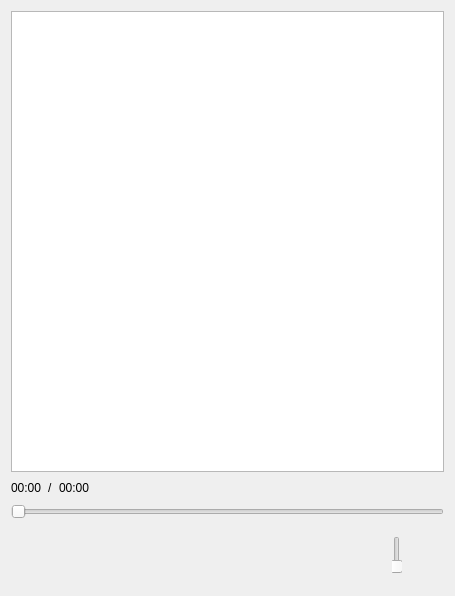
<?xml version="1.0" encoding="UTF-8"?>
<ui version="4.0">
 <class>QtMediaPlayer</class>
 <widget class="QWidget" name="QtMediaPlayer">
  <property name="geometry">
   <rect>
    <x>0</x>
    <y>0</y>
    <width>455</width>
    <height>596</height>
   </rect>
  </property>
  <property name="windowTitle">
   <string>QtMediaPlayer</string>
  </property>
  <property name="styleSheet">
   <string notr="true">QPushButton
{
	min-width:32px;
	max-width:32px;
	min-height:32px;
	max-height:32px;

	border:none;
}

QPushButton:hover
{
	background-color:rgb(160, 160, 160)
}</string>
  </property>
  <layout class="QVBoxLayout" name="verticalLayout">
   <item>
    <widget class="QListView" name="MusicList">
     <property name="editTriggers">
      <set>QAbstractItemView::NoEditTriggers</set>
     </property>
    </widget>
   </item>
   <item>
    <layout class="QHBoxLayout" name="horizontalLayout_2">
     <item>
      <widget class="QLabel" name="CurDur">
       <property name="text">
        <string>00:00</string>
       </property>
      </widget>
     </item>
     <item>
      <widget class="QLabel" name="SplitCh">
       <property name="text">
        <string>/</string>
       </property>
      </widget>
     </item>
     <item>
      <widget class="QLabel" name="Dur">
       <property name="text">
        <string>00:00</string>
       </property>
      </widget>
     </item>
     <item>
      <spacer name="horizontalSpacer">
       <property name="orientation">
        <enum>Qt::Horizontal</enum>
       </property>
       <property name="sizeHint" stdset="0">
        <size>
         <width>40</width>
         <height>20</height>
        </size>
       </property>
      </spacer>
     </item>
    </layout>
   </item>
   <item>
    <widget class="QSlider" name="PlaySlider">
     <property name="orientation">
      <enum>Qt::Horizontal</enum>
     </property>
    </widget>
   </item>
   <item>
    <widget class="QWidget" name="widget" native="true">
     <property name="maximumSize">
      <size>
       <width>16777215</width>
       <height>60</height>
      </size>
     </property>
     <layout class="QHBoxLayout" name="horizontalLayout">
      <item>
       <widget class="QPushButton" name="OpenDirBtn">
        <property name="toolTip">
         <string>打开文件夹</string>
        </property>
        <property name="text">
         <string/>
        </property>
        <property name="icon">
         <iconset resource="resource.qrc">
          <normaloff>:/Resource/OpenDir.png</normaloff>:/Resource/OpenDir.png</iconset>
        </property>
       </widget>
      </item>
      <item>
       <widget class="QPushButton" name="PrevBtn">
        <property name="toolTip">
         <string>上一曲</string>
        </property>
        <property name="text">
         <string/>
        </property>
        <property name="icon">
         <iconset resource="resource.qrc">
          <normaloff>:/Resource/Prev.png</normaloff>:/Resource/Prev.png</iconset>
        </property>
       </widget>
      </item>
      <item>
       <widget class="QPushButton" name="PlayBtn">
        <property name="toolTip">
         <string>播放/暂停</string>
        </property>
        <property name="text">
         <string/>
        </property>
        <property name="icon">
         <iconset resource="resource.qrc">
          <normaloff>:/Resource/PlayOrPause.png</normaloff>:/Resource/PlayOrPause.png</iconset>
        </property>
       </widget>
      </item>
      <item>
       <widget class="QPushButton" name="NextBtn">
        <property name="toolTip">
         <string>下一曲</string>
        </property>
        <property name="icon">
         <iconset resource="resource.qrc">
          <normaloff>:/Resource/Next.png</normaloff>:/Resource/Next.png</iconset>
        </property>
       </widget>
      </item>
      <item>
       <widget class="QPushButton" name="Volume">
        <property name="toolTip">
         <string>音量</string>
        </property>
        <property name="icon">
         <iconset resource="resource.qrc">
          <normaloff>:/Resource/Volume.png</normaloff>:/Resource/Volume.png</iconset>
        </property>
       </widget>
      </item>
      <item>
       <widget class="QSlider" name="VolumeSlider">
        <property name="maximumSize">
         <size>
          <width>10</width>
          <height>100</height>
         </size>
        </property>
        <property name="maximum">
         <number>99</number>
        </property>
        <property name="orientation">
         <enum>Qt::Vertical</enum>
        </property>
       </widget>
      </item>
     </layout>
    </widget>
   </item>
  </layout>
 </widget>
 <layoutdefault spacing="6" margin="11"/>
 <resources>
  <include location="resource.qrc"/>
 </resources>
 <connections/>
</ui>
